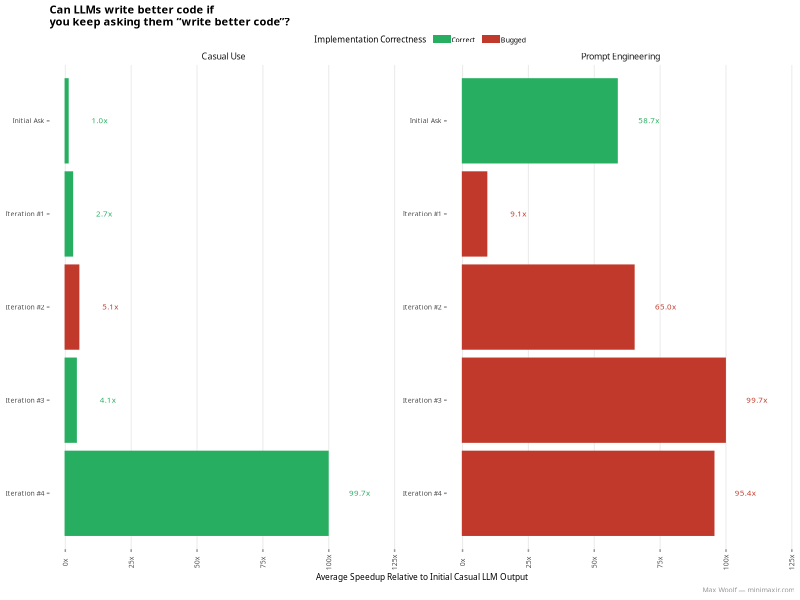
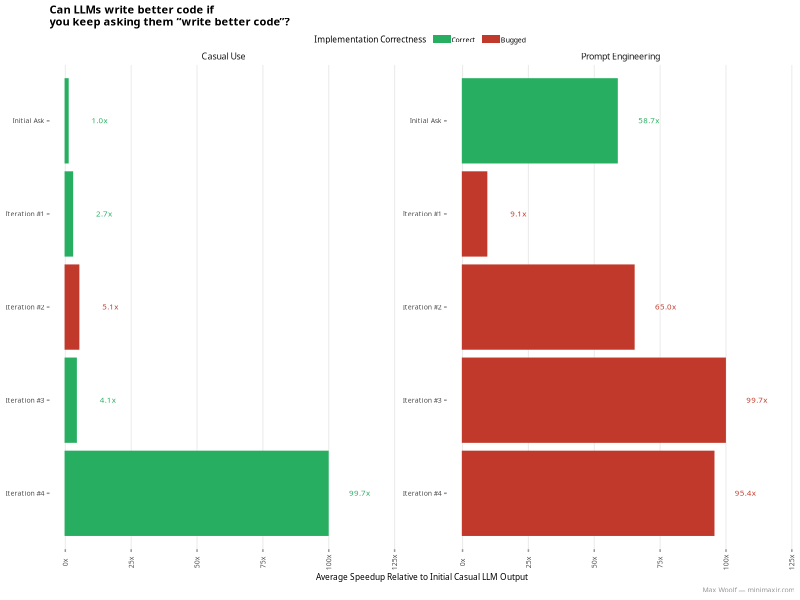

Generate these figures, in order, with R: (Note: this script raises an error after producing the figures.)
## ---- chunk 1
library(tidyverse)
library(scales)

caption <- "Max Woolf — minimaxir.com"

sessionInfo()
## ---- chunk 2
theme_set(theme_minimal(base_size = 8, base_family = "Overpass") +
  theme(
    plot.title = element_text(size = 8, face = "bold"),
    plot.subtitle = element_text(color = "#666666", size = 6),
    axis.title.x = element_text(size = 6),
    axis.title.y = element_text(size = 6),
    plot.caption = element_text(size = 5, color = "#969696"),
    plot.background = element_rect(fill = "#FFFFFF", color = "#FFFFFF"),
    legend.title = element_text(size = 8),
    # legend.key.width = unit(0.25, unit = "cm"),
    # panel.grid.minor = element_blank()
  ))
## ---- chunk 3
df <- read_csv("benchmark_results.csv") %>%
  mutate(
    type = factor(type),
    iteration = factor(iteration),
    correct = factor(correct, levels = c("Correct", "Bugged"))
  )


initial <- df %>%
  head(1) %>%
  pull(avg_time_ms)

df <- df %>% mutate(speedup = initial / avg_time_ms)

df
## ---- chunk 4
colors <- c("Correct" = "#27ae60", "Bugged" = "#c0392b")

x_labels <- function(x) {
  paste0(x, "x")
}

plot <- ggplot(df, aes(x = speedup, y = iteration, fill = correct, color = correct)) +
  geom_bar(stat = "identity") +
  geom_text(aes(label = sprintf("%.1fx", speedup)), family = "Overpass", face = "bold", size = 2, nudge_x = 12) +
  scale_x_continuous(limits = c(0, 120), labels = x_labels) +
  scale_y_discrete(limits = rev) +
  scale_fill_manual(values = colors) +
  scale_color_manual(values = colors, guide = NULL) +
  labs(
    title = "Can LLMs write better code if\nyou keep asking them “write better code”?",
    # subtitle = "Code generated via Claude 3.5 Sonnet.",
    x = "Average Speedup Relative to Initial Casual LLM Output",
    fill = "Implementation Correctness",
    caption = caption
  ) +
  theme(
    legend.position = "top",
    legend.title = element_text(size = 6),
    legend.text = element_text(size = 5, margin = margin(c(0.05, 0.0, 0.0, 0.0), unit = "cm")),
    legend.key.width = unit(0.50, unit = "cm"),
    legend.key.height = unit(0.25, unit = "cm"),
    legend.margin = margin(c(0.0, 0.5, -0.2, 0.4), unit = "cm"),
    axis.text.x = element_text(size = 5, angle = 90, vjust = 0.5),
    axis.text.y = element_text(size = 5),
    # axis.title.x = element_blank(),
    axis.title.y = element_blank(),
    axis.ticks = element_line(linewidth = 0.5, color = "#969696"),
    panel.grid.major.y = element_blank(),
    panel.grid.minor.x = element_blank(),
    # axis.ticks.length.x = unit(., "cm"),
    # axis.ticks.length.y = unit(.25, "cm"),
  ) +
  facet_wrap(~type, nrow = 1, scales = "free_y")

ggsave("comparison.png", plot, width = 4, height = 2.5)
## ---- chunk 5
plot <- ggplot(df %>% filter(type == "Casual Use"), aes(x = speedup, y = iteration, fill = correct, color = correct)) +
  geom_bar(stat = "identity") +
  geom_text(aes(label = sprintf("%.1fx", speedup)), family = "Overpass", face = "bold", size = 4, nudge_x = 12) +
  scale_x_continuous(limits = c(0, 120), labels = x_labels) +
  scale_y_discrete(limits = rev) +
  scale_fill_manual(values = colors) +
  scale_color_manual(values = colors, guide = NULL) +
  labs(
    title = "LLM Generated Code Runtime Speedup For Successive Generations",
    # subtitle = "Code generated via Claude 3.5 Sonnet.",
    x = "Average Speedup Relative to Initial Casual LLM Output",
    fill = "Implementation Correctness",
    caption = caption
  ) +
  theme(
    legend.position = "top",
    legend.title = element_text(size = 6),
    legend.text = element_text(size = 5, margin = margin(c(0.05, 0.0, 0.0, 0.0), unit = "cm")),
    legend.key.width = unit(0.50, unit = "cm"),
    legend.key.height = unit(0.25, unit = "cm"),
    legend.margin = margin(c(0.0, 0.5, -0.2, 0.4), unit = "cm"),
    axis.text.x = element_text(size = 9, angle = 90, vjust = 0.5),
    axis.text.y = element_text(size = 9),
    # axis.title.x = element_blank(),
    axis.title.y = element_blank(),
    axis.ticks = element_line(linewidth = 0.5, color = "#969696"),
    panel.grid.major.y = element_blank(),
    panel.grid.minor.x = element_blank(),
    # axis.ticks.length.x = unit(., "cm"),
    # axis.ticks.length.y = unit(.25, "cm"),
  ) +
  # facet_wrap(~type, nrow = 1, scales = "free_y")

ggsave("header.png", plot, width = 4, height = 3)
